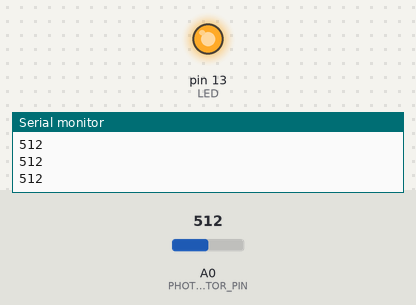
Recording of a sketch running on a simulated Arduino Uno, built with avr-gcc and run on an emulated ATmega328P. On the bench: output pins drawn as LEDs (lit = HIGH), the last lines printed to the serial monitor. The inputs (shaded band) are chosen by the test bench; at power-on: A0 (PHOTORESISTOR_PIN) = 512.

Above: at 1.2 s.
1.3 s: A0 (PHOTORESISTOR_PIN) set to 889
2.8 s: A0 (PHOTORESISTOR_PIN) set to 914
At 3.8 s:
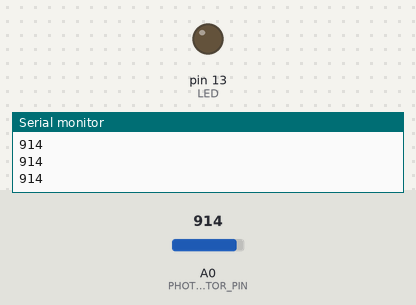
4.3 s: A0 (PHOTORESISTOR_PIN) set to 900
At 5.0 s:
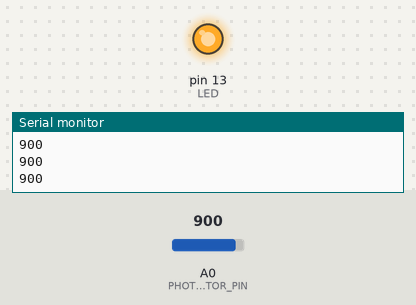
5.8 s: A0 (PHOTORESISTOR_PIN) set to 1023
At 6.1 s:
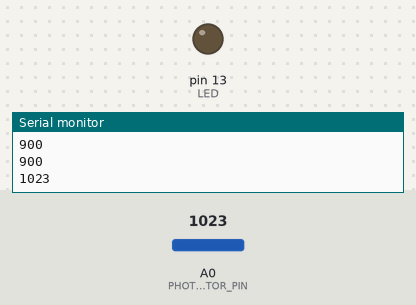
Timing chart, 0 to 8.3 s (numbered marks = the images above; inputs shaded):
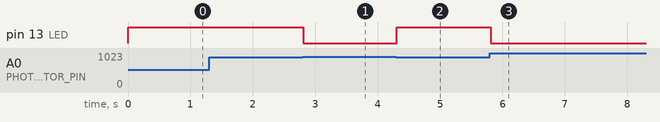

The sketch:

LED_photoresistor.ino
```cpp
#define PHOTORESISTOR_PIN A0
int LED = 13;
int LUX_THOLD = 900;

void setup() {
  Serial.begin(9600);
  pinMode(LED, OUTPUT);

  // put your setup code here, to run once:

}

void loop() {
  digitalWrite(LED, HIGH);
  int luminosity = analogRead(PHOTORESISTOR_PIN);
  Serial.println(luminosity);
  if (luminosity > LUX_THOLD) {
    digitalWrite(LED, LOW);
    delay(300);
  }
  else {
    digitalWrite(LED, HIGH);
  }

}
```

Measured:
- the behaviour switches between 900 and 901 on A0 (PHOTORESISTOR_PIN) (found by bisection; images 0 and 1)
- after the input at 2.8 s, pin 13 (LED): HIGH → LOW at once
- after the input at 4.3 s, pin 13 (LED): LOW → HIGH at once
- after the input at 5.8 s, pin 13 (LED): HIGH → LOW at once
